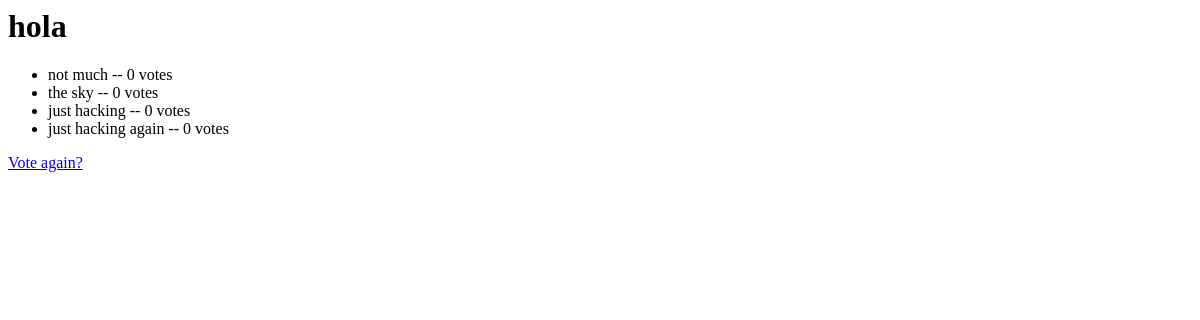
/polls/1/results/, run on an earlier commit of the app's database.
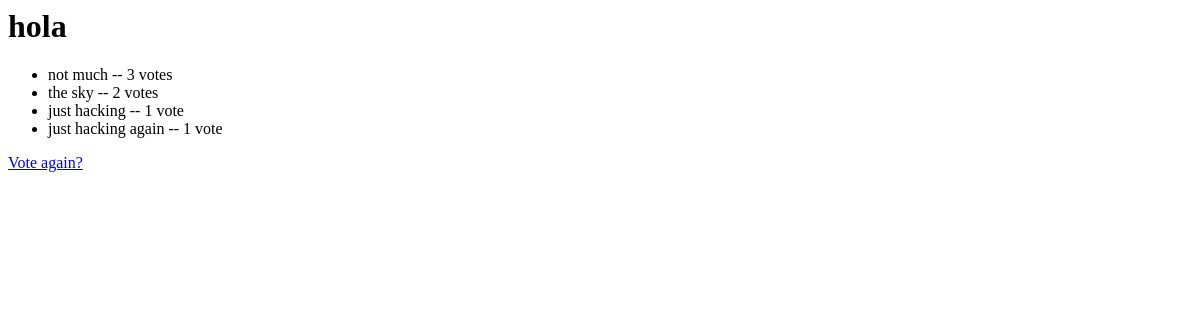
And on a later commit of the database.
### polls/models.py (models this page shows, shortened)
class Poll(models.Model):
    question = models.CharField(max_length=200)
    pub_date = models.DateTimeField('date published')

class Choice(models.Model):
    poll = models.ForeignKey(Poll)
    choice = models.CharField(max_length=200)
    votes = models.IntegerField()

### templates/polls/results.html
<h1>{{ poll.question }}</h1>
<ul>
{% for choice in poll.choice_set.all %}
    <li>{{ choice.choice }} -- {{ choice.votes }} vote{{ choice.votes|pluralize }}</li>
{% endfor %}
</ul>
<a href="/polls/{{ poll.id }}/">Vote again?</a>

What changed in the data, as far as the page shows it:
changed Choice "not much": votes "0" → "3"
changed Choice "the sky": votes "0" → "2"
changed Choice "just hacking": votes "0" → "1"
changed Choice "just hacking again": votes "0" → "1"
